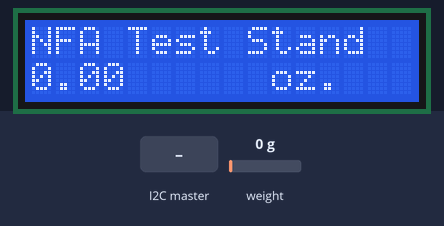
The sketch below on a simulated Arduino Uno, built with avr-gcc and run on an emulated ATmega328P. Shown: 16×2 character LCD. Inputs (shaded band) come from the test bench; at power-on: weight on the scale 0 g.

Above: at 2.2 s.
2.3 s: weight on the scale set to 100 g
At 3.2 s:
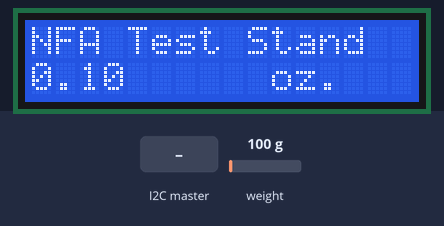
3.8 s: the I2C master sends the byte 1
At 4.1 s:
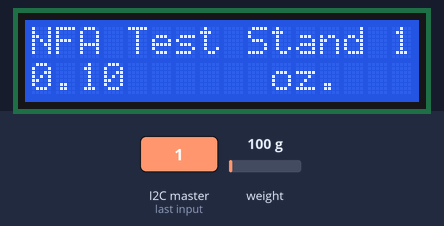
5.3 s: the I2C master sends the byte 0
At 6.5 s:
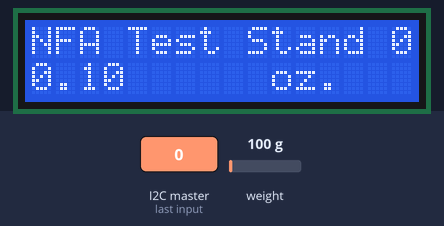
6.8 s: weight on the scale set to 1250 g
At 7.6 s:
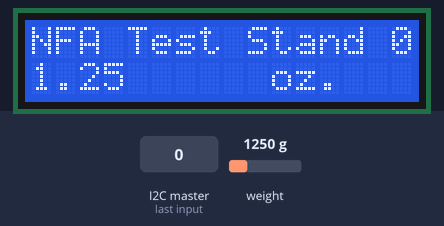
8.6 s: weight on the scale set to 2500 g
At 9.3 s:
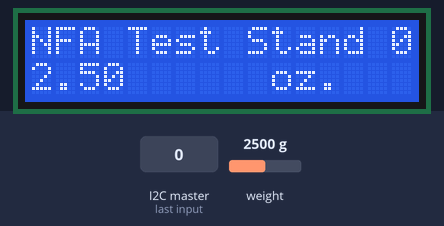
Timing chart, 0 to 11.4 s (numbered marks = the images above; inputs shaded):
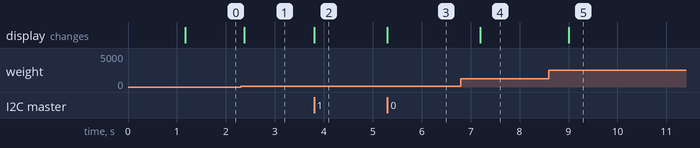

Measured:
- after the input at 2.3 s, the display: changes after 0.07 s (image 1)
- after the input at 3.8 s, the display: changes at once (image 2)
- after the input at 5.3 s, the display: changes at once (image 3)
- after the input at 6.8 s, the display: changes after 0.39 s (image 4)
- after the input at 8.6 s, the display: changes after 0.40 s (image 5)

The sketch:

TestStand.ino
```cpp
#include <HX711.h>
#include <LiquidCrystal.h>
#include <Wire.h>

#define DOUT  10
#define CLK  11

#define calibration_factor -11840

#define SLAVE_ADDRESS 0x04

#define ARRAY_LENGTH 1
float data[ARRAY_LENGTH];

LiquidCrystal lcd(8, 2, 4, 5, 6, 7);
HX711 scale(DOUT, CLK);
float value = 0;

void setup() {
 Wire.begin(SLAVE_ADDRESS);
 Wire.onReceive(receiveData);
 Wire.onRequest(sendData);

 lcd.begin(16,2); // Initializes the interface to the LCD screen, and specifies the dimensions (width and height) of the display }
 lcd.print("NFA Test Stand"); // Prints "Arduino" on the LCD
 lcd.setCursor(10,1);
 lcd.print("oz.");
 lcd.noCursor();
 scale.set_scale(calibration_factor); //This value is obtained by using the SparkFun_HX711_Calibration sketch
 scale.tare();

}

void loop() {
 lcd.setCursor(0,1);
 value = scale.get_units();
 lcd.print("         ");
 lcd.setCursor(0,1);
 lcd.print(value,2);
 delay(500);
}

// callback for received data
void receiveData(int byteCount)
{
   int number = Wire.read();
   lcd.setCursor(15,0);
   lcd.print(number);
}


// callback for sending data
void sendData(){
  data[0]=value;
  Wire.write((byte*) &data, ARRAY_LENGTH*sizeof(float));
}
```
